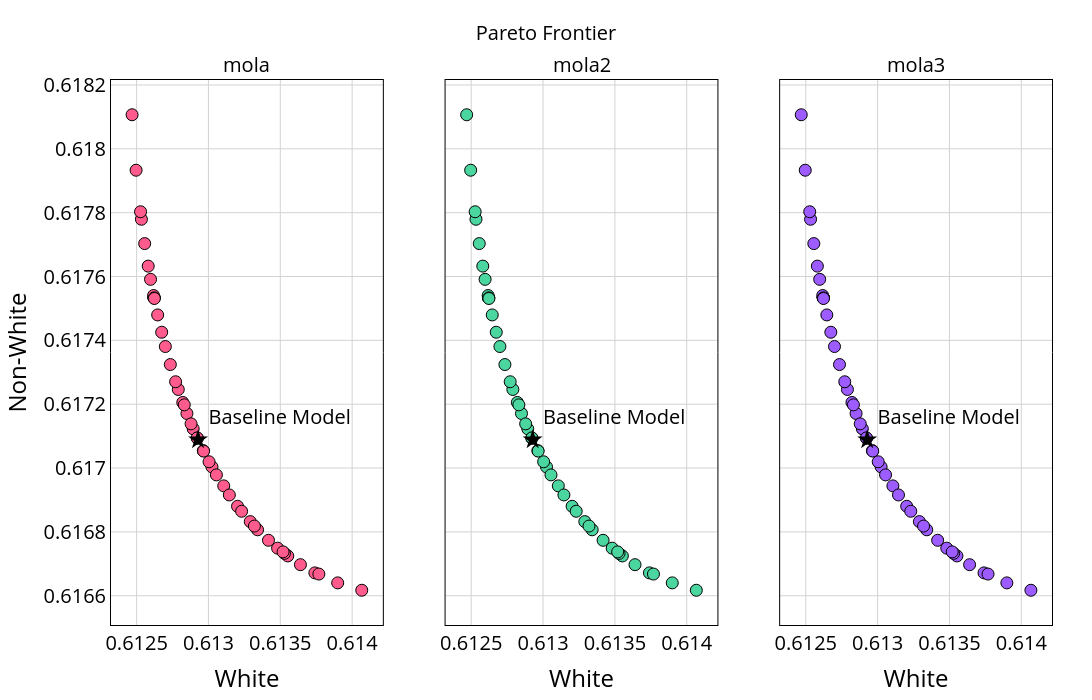

Source (notebook cell):
### Code cell
title="Conflict between losses for white and non-white person in training"
plot_pareto_plotly_2d(methods={'mola': objs, 'mola2': objs, 'mola3': objs},
            labels=("White", "Non-White"), 
            # title=title,
            point=equal.objs,
            # color="#FF5C8D",
            fontsize=20,
            figsize=(15,7),
            save_path= None #'images/2_objs_mola.pdf'
            )

### Figure 1 — Plotly figure (JSON) as saved in the notebook; plotly's stock layout.template omitted (floating-point values rounded to 4 significant figures)
{"data": [{"marker": {"color": "#FF5C8D", "line": {"color": "black", "width": 1}, "size": 12}, "mode": "markers", "type": "scatter", "x": [0.6136, 0.613, 0.6129, 0.6129, 0.6135, 0.613, 0.6126, 0.6126, 0.6126, 0.6126, 0.6126, 0.6126, 0.6135, 0.6128, 0.6128, 0.6133, 0.6133, 0.6139, 0.6132, 0.6137, 0.6127, 0.6128, 0.6125, 0.6125, 0.613, 0.6127, 0.6129, 0.6126, 0.6126, 0.6136, 0.6134, 0.6131, 0.6132, 0.6126, 0.6129, 0.6128, 0.6131, 0.6138, 0.6125, 0.6141, 0.6133, 0.6127, 0.613, 0.6126, 0.6125, 0.6131, 0.6135, 0.6128], "xaxis": "x", "y": [0.6167, 0.6171, 0.6171, 0.6171, 0.6167, 0.617, 0.6176, 0.6175, 0.6175, 0.6175, 0.6175, 0.6175, 0.6167, 0.6172, 0.6172, 0.6168, 0.6168, 0.6166, 0.6169, 0.6167, 0.6174, 0.6172, 0.6179, 0.6178, 0.617, 0.6173, 0.6171, 0.6177, 0.6175, 0.6167, 0.6168, 0.617, 0.6169, 0.6175, 0.6171, 0.6173, 0.6169, 0.6167, 0.6178, 0.6166, 0.6168, 0.6174, 0.6171, 0.6176, 0.6181, 0.6169, 0.6167, 0.6172], "yaxis": "y"}, {"marker": {"color": "black", "size": 15, "symbol": "star"}, "mode": "markers+text", "name": "Baseline Model", "text": ["Baseline Model"], "textposition": "top right", "type": "scatter", "x": [0.6129], "xaxis": "x", "y": [0.6171], "yaxis": "y"}, {"marker": {"color": "#4BD6A0", "line": {"color": "black", "width": 1}, "size": 12}, "mode": "markers", "type": "scatter", "x": [0.6136, 0.613, 0.6129, 0.6129, 0.6135, 0.613, 0.6126, 0.6126, 0.6126, 0.6126, 0.6126, 0.6126, 0.6135, 0.6128, 0.6128, 0.6133, 0.6133, 0.6139, 0.6132, 0.6137, 0.6127, 0.6128, 0.6125, 0.6125, 0.613, 0.6127, 0.6129, 0.6126, 0.6126, 0.6136, 0.6134, 0.6131, 0.6132, 0.6126, 0.6129, 0.6128, 0.6131, 0.6138, 0.6125, 0.6141, 0.6133, 0.6127, 0.613, 0.6126, 0.6125, 0.6131, 0.6135, 0.6128], "xaxis": "x2", "y": [0.6167, 0.6171, 0.6171, 0.6171, 0.6167, 0.617, 0.6176, 0.6175, 0.6175, 0.6175, 0.6175, 0.6175, 0.6167, 0.6172, 0.6172, 0.6168, 0.6168, 0.6166, 0.6169, 0.6167, 0.6174, 0.6172, 0.6179, 0.6178, 0.617, 0.6173, 0.6171, 0.6177, 0.6175, 0.6167, 0.6168, 0.617, 0.6169, 0.6175, 0.6171, 0.6173, 0.6169, 0.6167, 0.6178, 0.6166, 0.6168, 0.6174, 0.6171, 0.6176, 0.6181, 0.6169, 0.6167, 0.6172], "yaxis": "y2"}, {"marker": {"color": "black", "size": 15, "symbol": "star"}, "mode": "markers+text", "name": "Baseline Model", "text": ["Baseline Model"], "textposition": "top right", "type": "scatter", "x": [0.6129], "xaxis": "x2", "y": [0.6171], "yaxis": "y2"}, {"marker": {"color": "#9D5CFF", "line": {"color": "black", "width": 1}, "size": 12}, "mode": "markers", "type": "scatter", "x": [0.6136, 0.613, 0.6129, 0.6129, 0.6135, 0.613, 0.6126, 0.6126, 0.6126, 0.6126, 0.6126, 0.6126, 0.6135, 0.6128, 0.6128, 0.6133, 0.6133, 0.6139, 0.6132, 0.6137, 0.6127, 0.6128, 0.6125, 0.6125, 0.613, 0.6127, 0.6129, 0.6126, 0.6126, 0.6136, 0.6134, 0.6131, 0.6132, 0.6126, 0.6129, 0.6128, 0.6131, 0.6138, 0.6125, 0.6141, 0.6133, 0.6127, 0.613, 0.6126, 0.6125, 0.6131, 0.6135, 0.6128], "xaxis": "x3", "y": [0.6167, 0.6171, 0.6171, 0.6171, 0.6167, 0.617, 0.6176, 0.6175, 0.6175, 0.6175, 0.6175, 0.6175, 0.6167, 0.6172, 0.6172, 0.6168, 0.6168, 0.6166, 0.6169, 0.6167, 0.6174, 0.6172, 0.6179, 0.6178, 0.617, 0.6173, 0.6171, 0.6177, 0.6175, 0.6167, 0.6168, 0.617, 0.6169, 0.6175, 0.6171, 0.6173, 0.6169, 0.6167, 0.6178, 0.6166, 0.6168, 0.6174, 0.6171, 0.6176, 0.6181, 0.6169, 0.6167, 0.6172], "yaxis": "y3"}, {"marker": {"color": "black", "size": 15, "symbol": "star"}, "mode": "markers+text", "name": "Baseline Model", "text": ["Baseline Model"], "textposition": "top right", "type": "scatter", "x": [0.6129], "xaxis": "x3", "y": [0.6171], "yaxis": "y3"}], "layout": {"annotations": [{"font": {"color": "black", "size": 20}, "showarrow": false, "text": "mola", "x": 0.1444, "xanchor": "center", "xref": "paper", "y": 1, "yanchor": "bottom", "yref": "paper"}, {"font": {"color": "black", "size": 20}, "showarrow": false, "text": "mola2", "x": 0.5, "xanchor": "center", "xref": "paper", "y": 1, "yanchor": "bottom", "yref": "paper"}, {"font": {"color": "black", "size": 20}, "showarrow": false, "text": "mola3", "x": 0.8556, "xanchor": "center", "xref": "paper", "y": 1, "yanchor": "bottom", "yref": "paper"}], "font": {"color": "black", "size": 20}, "height": 700, "margin": {"b": 60, "l": 60, "r": 40, "t": 80}, "paper_bgcolor": "white", "plot_bgcolor": "white", "showlegend": false, "title": {"font": {"size": 20}, "text": "Pareto Frontier", "x": 0.5, "xanchor": "center"}, "width": 1500, "xaxis": {"anchor": "y", "domain": [0, 0.2889], "gridcolor": "lightgray", "gridwidth": 1, "linecolor": "black", "linewidth": 1, "mirror": true, "showgrid": true, "showline": true, "title": {"text": "White"}, "zeroline": false}, "xaxis2": {"anchor": "y2", "domain": [0.3556, 0.6444], "gridcolor": "lightgray", "gridwidth": 1, "linecolor": "black", "linewidth": 1, "mirror": true, "showgrid": true, "showline": true, "title": {"text": "White"}, "zeroline": false}, "xaxis3": {"anchor": "y3", "domain": [0.7111, 1], "gridcolor": "lightgray", "gridwidth": 1, "linecolor": "black", "linewidth": 1, "mirror": true, "showgrid": true, "showline": true, "title": {"text": "White"}, "zeroline": false}, "yaxis": {"anchor": "x", "domain": [0, 1], "gridcolor": "lightgray", "gridwidth": 1, "linecolor": "black", "linewidth": 1, "mirror": true, "showgrid": true, "showline": true, "title": {"text": "Non-White"}, "zeroline": false}, "yaxis2": {"anchor": "x2", "domain": [0, 1], "gridcolor": "lightgray", "gridwidth": 1, "linecolor": "black", "linewidth": 1, "matches": "y", "mirror": true, "showgrid": true, "showline": true, "showticklabels": false, "zeroline": false}, "yaxis3": {"anchor": "x3", "domain": [0, 1], "gridcolor": "lightgray", "gridwidth": 1, "linecolor": "black", "linewidth": 1, "matches": "y", "mirror": true, "showgrid": true, "showline": true, "showticklabels": false, "zeroline": false}}}
